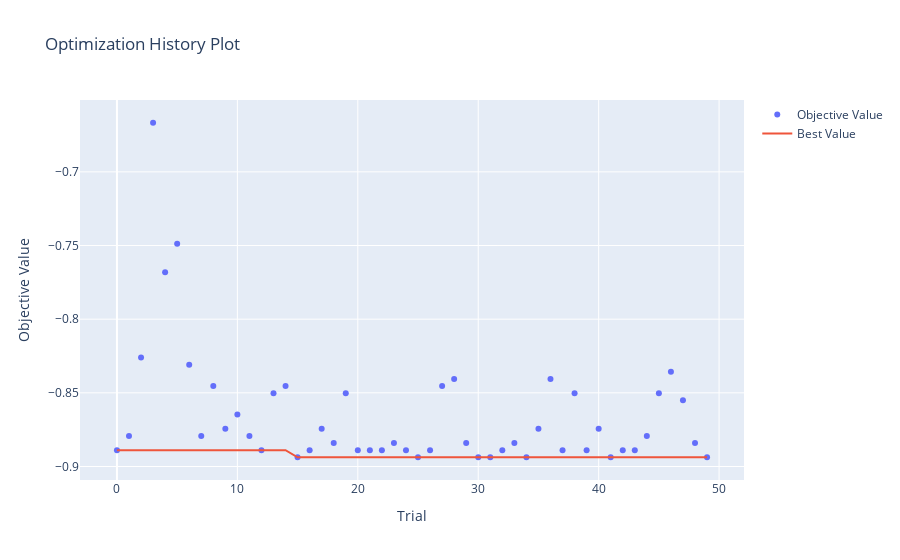

Source (notebook cell):
### Code cell
# Optuna 시각화
from optuna.visualization import plot_optimization_history, plot_param_importances

# 최적화 과정 시각화
plot_optimization_history(study)

### Figure 1 — Plotly figure (JSON) as saved in the notebook; plotly's stock layout.template omitted (floating-point values rounded to 4 significant figures)
{"data": [{"mode": "markers", "name": "Objective Value", "type": "scatter", "x": [0, 1, 2, 3, 4, 5, 6, 7, 8, 9, 10, 11, 12, 13, 14, 15, 16, 17, 18, 19, 20, 21, 22, 23, 24, 25, 26, 27, 28, 29, 30, 31, 32, 33, 34, 35, 36, 37, 38, 39, 40, 41, 42, 43, 44, 45, 46, 47, 48, 49], "y": [-0.8889, -0.8792, -0.8261, -0.6667, -0.7681, -0.7488, -0.8309, -0.8792, -0.8454, -0.8744, -0.8647, -0.8792, -0.8889, -0.8502, -0.8454, -0.8937, -0.8889, -0.8744, -0.8841, -0.8502, -0.8889, -0.8889, -0.8889, -0.8841, -0.8889, -0.8937, -0.8889, -0.8454, -0.8406, -0.8841, -0.8937, -0.8937, -0.8889, -0.8841, -0.8937, -0.8744, -0.8406, -0.8889, -0.8502, -0.8889, -0.8744, -0.8937, -0.8889, -0.8889, -0.8792, -0.8502, -0.8357, -0.8551, -0.8841, -0.8937]}, {"mode": "lines", "name": "Best Value", "type": "scatter", "x": [0, 1, 2, 3, 4, 5, 6, 7, 8, 9, 10, 11, 12, 13, 14, 15, 16, 17, 18, 19, 20, 21, 22, 23, 24, 25, 26, 27, 28, 29, 30, 31, 32, 33, 34, 35, 36, 37, 38, 39, 40, 41, 42, 43, 44, 45, 46, 47, 48, 49], "y": [-0.8889, -0.8889, -0.8889, -0.8889, -0.8889, -0.8889, -0.8889, -0.8889, -0.8889, -0.8889, -0.8889, -0.8889, -0.8889, -0.8889, -0.8889, -0.8937, -0.8937, -0.8937, -0.8937, -0.8937, -0.8937, -0.8937, -0.8937, -0.8937, -0.8937, -0.8937, -0.8937, -0.8937, -0.8937, -0.8937, -0.8937, -0.8937, -0.8937, -0.8937, -0.8937, -0.8937, -0.8937, -0.8937, -0.8937, -0.8937, -0.8937, -0.8937, -0.8937, -0.8937, -0.8937, -0.8937, -0.8937, -0.8937, -0.8937, -0.8937]}, {"marker": {"color": "#cccccc"}, "mode": "markers", "name": "Infeasible Trial", "showlegend": false, "type": "scatter", "x": [], "y": []}], "layout": {"title": {"text": "Optimization History Plot"}, "xaxis": {"title": {"text": "Trial"}}, "yaxis": {"title": {"text": "Objective Value"}}}}
